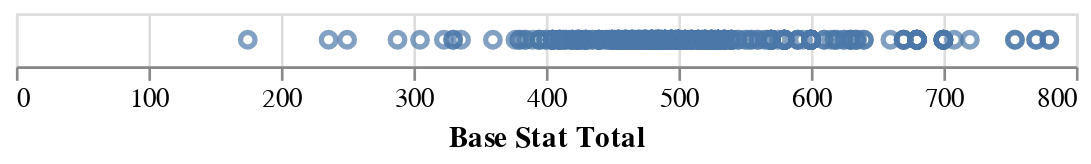

The code cell stored with this chart in its notebook:
### Markdown cell above
We made a scatter plot! There is a point for every row in the dataset, but you can't tell because they're all stacked on top of eachother. We also adjusted the size of our points by passing in `size=10` to `mark_point()`. This is not useful yet, as it doesn't portray any information. We need to tell Altair how to encode these points to get a real scatterplot.

### Code cell
alt.Chart(df).mark_point().encode(
    x='Base Stat Total'
)

### Figure 1 — Vega-Lite specification as saved in the notebook (floating-point values rounded to 4 significant figures; data arrays with more than 128 entries replaced by an {"elided": "..."} marker saying what was removed)
{"config": {"view": {"continuousWidth": 400, "continuousHeight": 300}}, "data": {"name": "data-4ba12c371029303f29772324f5d63a54"}, "mark": "point", "encoding": {"x": {"type": "quantitative", "field": "Base Stat Total"}}, "$schema": "https://vega.github.io/schema/vega-lite/v4.8.1.json", "datasets": {"data-4ba12c371029303f29772324f5d63a54": {"elided": "553 records"}}}
